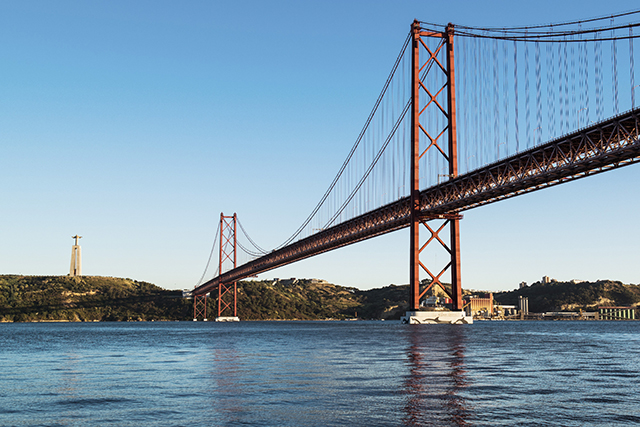
#> input picture py_curso_openVC/openCV_ex_prog/imgs/ponte.jpg, 640 x 427 px
$ python ex_openCV_32.py
#> lines starting #> are read from the running program, lines starting #| are printed output that depends on the picture
import numpy as np
import cv2

img = cv2.imread('imgs/ponte.jpg')
#> img is the input picture: shape (427, 640, 3); mean B, G, R 172, 151.6, 124.8
img = cv2.cvtColor(img, cv2.COLOR_BGR2GRAY)
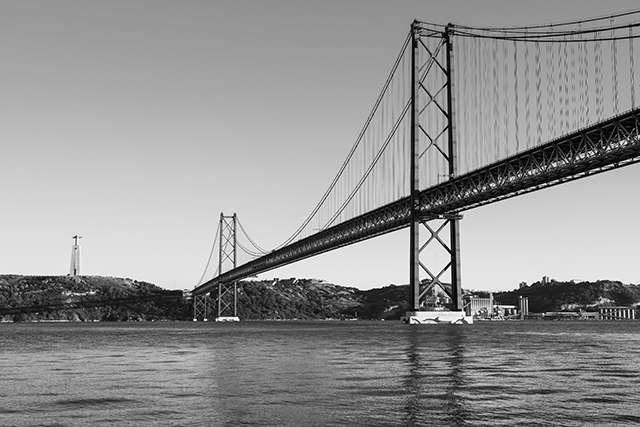
#> img: shape (427, 640); min 0, max 255, mean 145.9
suave = cv2.GaussianBlur(img, (7, 7), 0)
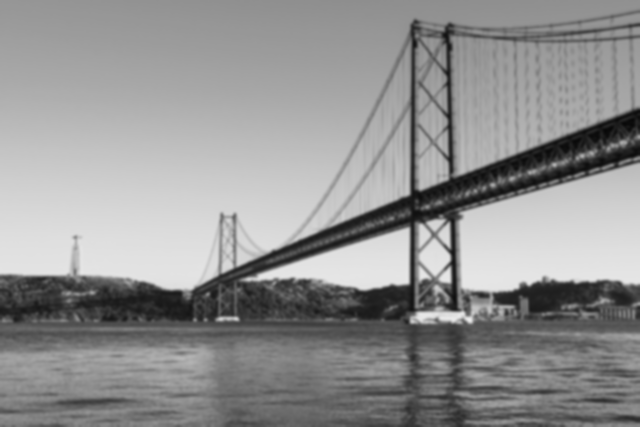
#> suave: shape (427, 640); min 8, max 236, mean 145.9

canny1 = cv2.Canny(suave, 20, 120)
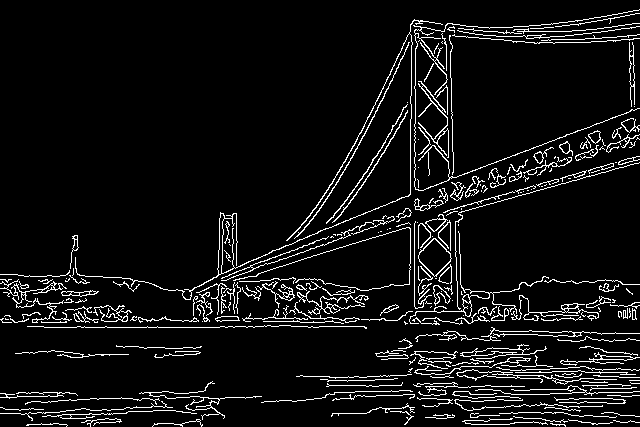
#> canny1: shape (427, 640); 7.1% white in thin lines or dots
canny2 = cv2.Canny(suave, 70, 200)
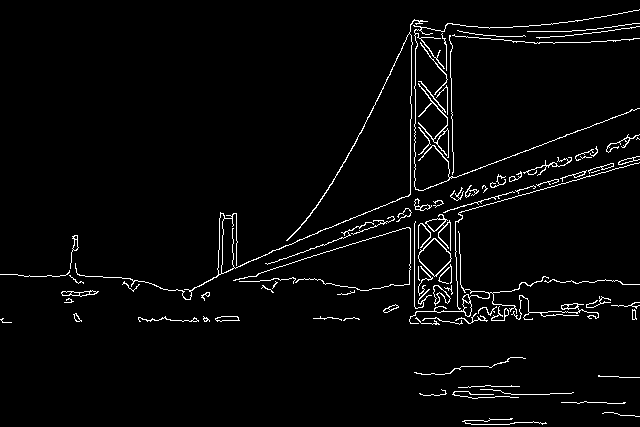
#> canny2: shape (427, 640); 3.1% white in thin lines or dots
resultado = np.vstack([
    np.hstack([img, suave]),
    np.hstack([canny1, canny2])
    ])
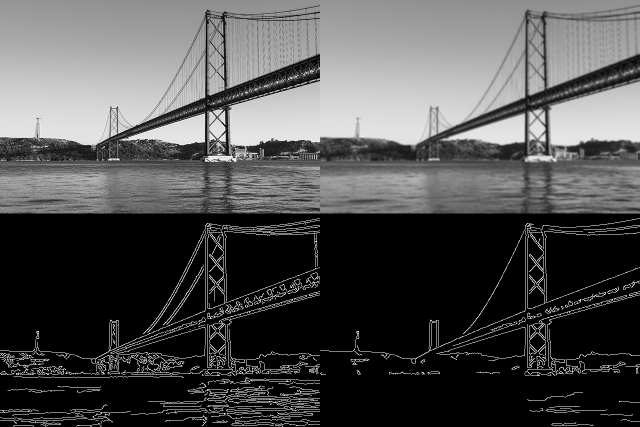
#> resultado: shape (854, 1280) (shown at 1/2 size); min 0, max 255, mean 79.4
cv2.imshow("Detector de Bordas Canny", resultado)

cv2.waitKey(0)
cv2.destroyAllWindows()
# On Mac need to force to destroyAllWindows.
cv2.waitKey(1)

$ run again, with py_curso_openVC/openCV_ex_prog/imgs/bia.jpg copied over py_curso_openVC/openCV_ex_prog/imgs/ponte.jpg
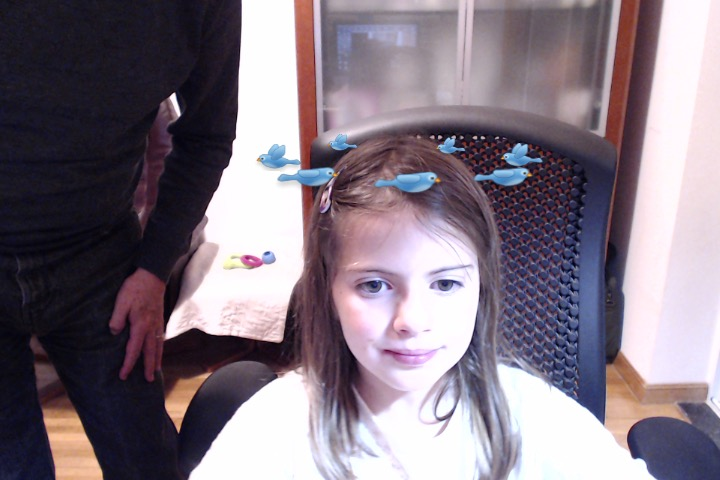
#> input picture py_curso_openVC/openCV_ex_prog/imgs/bia.jpg, 720 x 480 px
#> img is the input picture: shape (480, 720, 3); mean B, G, R 130, 118.4, 129.8
#> img: shape (480, 720)
#> `canny1 = cv2.Canny(suave, 20, 120)`:
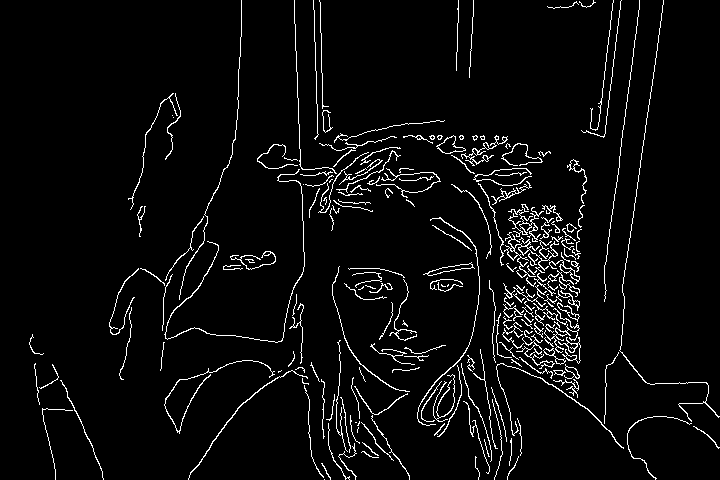
#> canny1: shape (480, 720); 4.4% white in thin lines or dots
#> canny2: shape (480, 720); 1.9% white in thin lines or dots
#> `resultado = np.vstack([ np.hstack([img, suave]), np.hstack([canny1, ca..`:
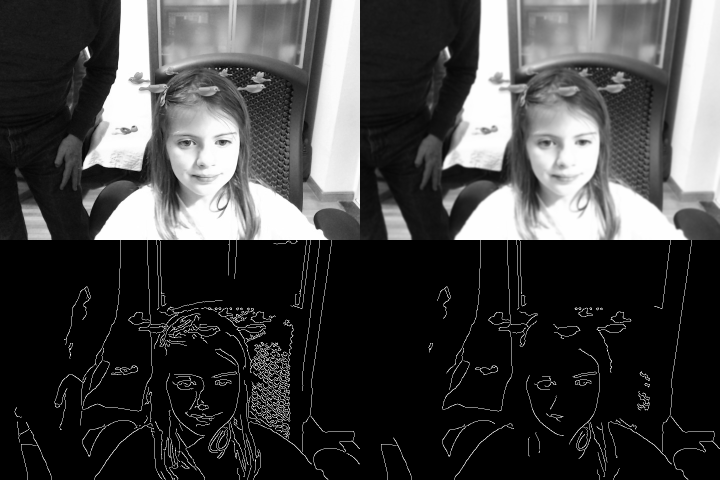
#> resultado: shape (960, 1440) (shown at 1/2 size); min 0, max 255, mean 65.6

$ run again, with py_curso_openVC/openCV_ex_prog/imgs/caras.jpg copied over py_curso_openVC/openCV_ex_prog/imgs/ponte.jpg
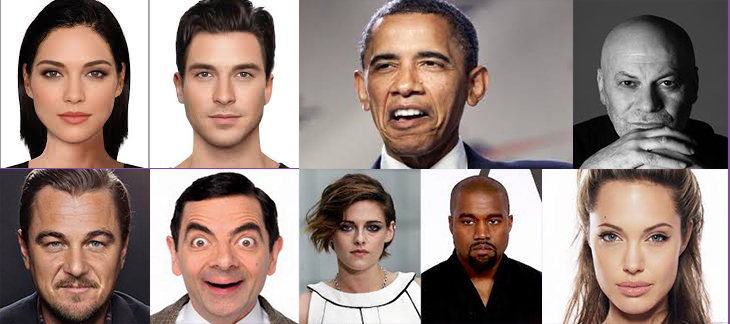
#> input picture py_curso_openVC/openCV_ex_prog/imgs/caras.jpg, 730 x 324 px
#> img is the input picture: shape (324, 730, 3); mean B, G, R 126.4, 133.1, 151.4
#> img: shape (324, 730)
#> `canny1 = cv2.Canny(suave, 20, 120)`:
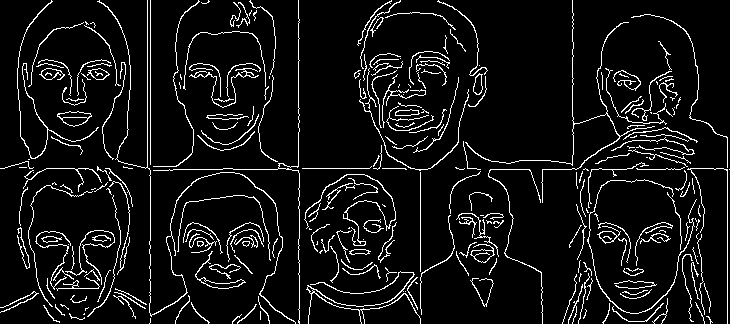
#> canny1: shape (324, 730); 7.6% white in thin lines or dots
#> canny2: shape (324, 730); 5.6% white in thin lines or dots
#> `resultado = np.vstack([ np.hstack([img, suave]), np.hstack([canny1, ca..`:
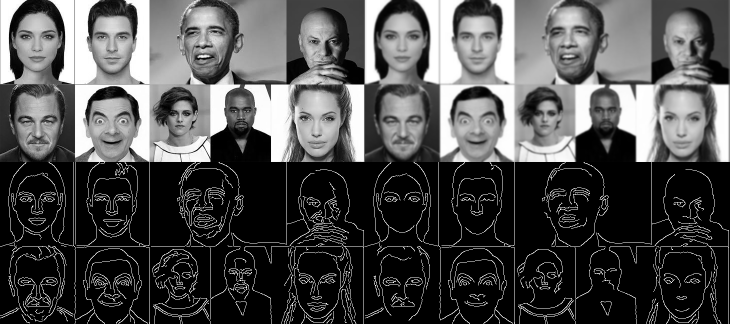
#> resultado: shape (648, 1460) (shown at 1/2 size); min 0, max 255, mean 77.3
